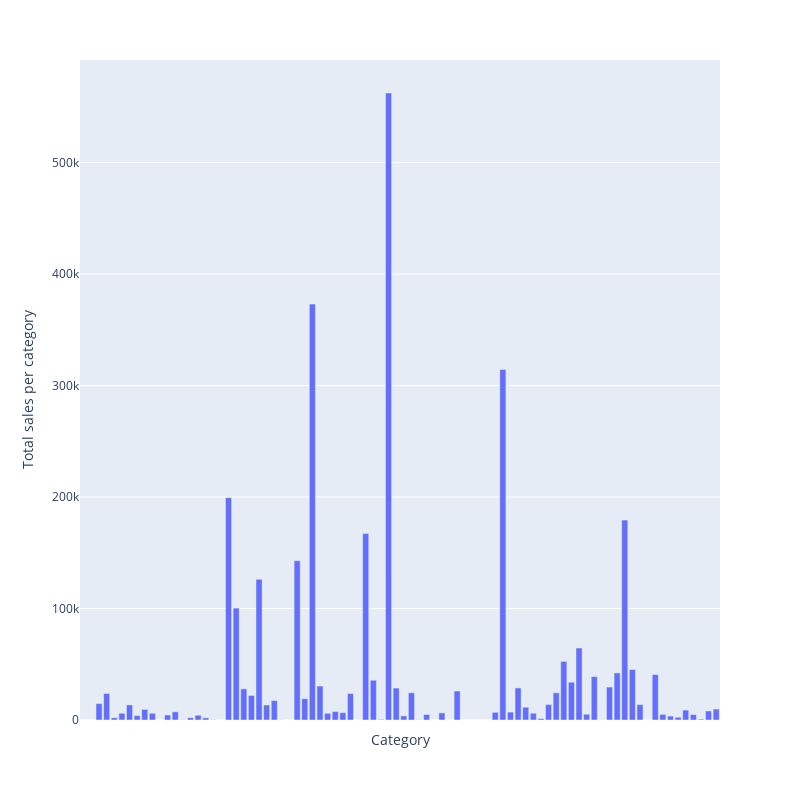

Source (notebook cell):
### Code cell
1group1 = df_sales_train.groupby('item_category_id').agg({'item_cnt_day': 'sum'})
group1.min, group1.max
fig = px.bar(group1, x = group1.index, y = 'item_cnt_day', width=800, height=800).update_layout(
    xaxis_title="Category", yaxis_title= "Total sales per category"
)

fig.update_xaxes(showticklabels=False)
fig.show()

### Figure 1 — Plotly figure (JSON) as saved in the notebook; plotly's stock layout.template omitted (floating-point values rounded to 4 significant figures)
{"data": [{"alignmentgroup": "True", "hovertemplate": "item_category_id=%{x}<br>item_cnt_day=%{y}<extra></extra>", "legendgroup": "", "marker": {"color": "#636efa", "pattern": {"shape": ""}}, "name": "", "offsetgroup": "", "orientation": "v", "showlegend": false, "textposition": "auto", "type": "bar", "x": [0, 1, 2, 3, 4, 5, 6, 7, 8, 9, 10, 11, 12, 13, 14, 15, 16, 17, 18, 19, 20, 21, 22, 23, 24, 25, 26, 27, 28, 29, 30, 31, 32, 33, 34, 35, 36, 37, 38, 39, 40, 41, 42, 43, 44, 45, 46, 47, 48, 49, 50, 51, 52, 53, 54, 55, 56, 57, 58, 59, 60, 61, 62, 63, 64, 65, 66, 67, 68, 69, 70, 71, 72, 73, 74, 75, 76, 77, 78, 79, 80, 81, 82, 83], "xaxis": "x", "y": [3, 2, 14738, 23771, 2057, 6041, 13524, 3939, 9492, 6003, 1, 4484, 7290, 220, 2070, 4268, 1910, 249, 11, 199370, 100400, 27939, 22015, 126160, 13476, 17410, 104, 8, 142851, 19062, 373060, 30421, 6013, 7601, 6540, 23707, 22, 167234, 35648, 567, 562392, 28652, 3720, 24436, 252, 4928, 11, 6378, 6, 25997, 3, 1, 3, 3, 6889, 314401, 7090, 28762, 11476, 6096, 1293, 13826, 24360, 52513, 33890, 64590, 5175, 38895, 116, 29563, 42174, 179310, 45230, 13781, 48, 40747, 5043, 3497, 2492, 8883, 4846, 761, 8090, 9807], "yaxis": "y"}], "layout": {"barmode": "relative", "height": 800, "legend": {"tracegroupgap": 0}, "margin": {"t": 60}, "width": 800, "xaxis": {"anchor": "y", "domain": [0, 1], "showticklabels": false, "title": {"text": "Category"}}, "yaxis": {"anchor": "x", "domain": [0, 1], "title": {"text": "Total sales per category"}}}}
